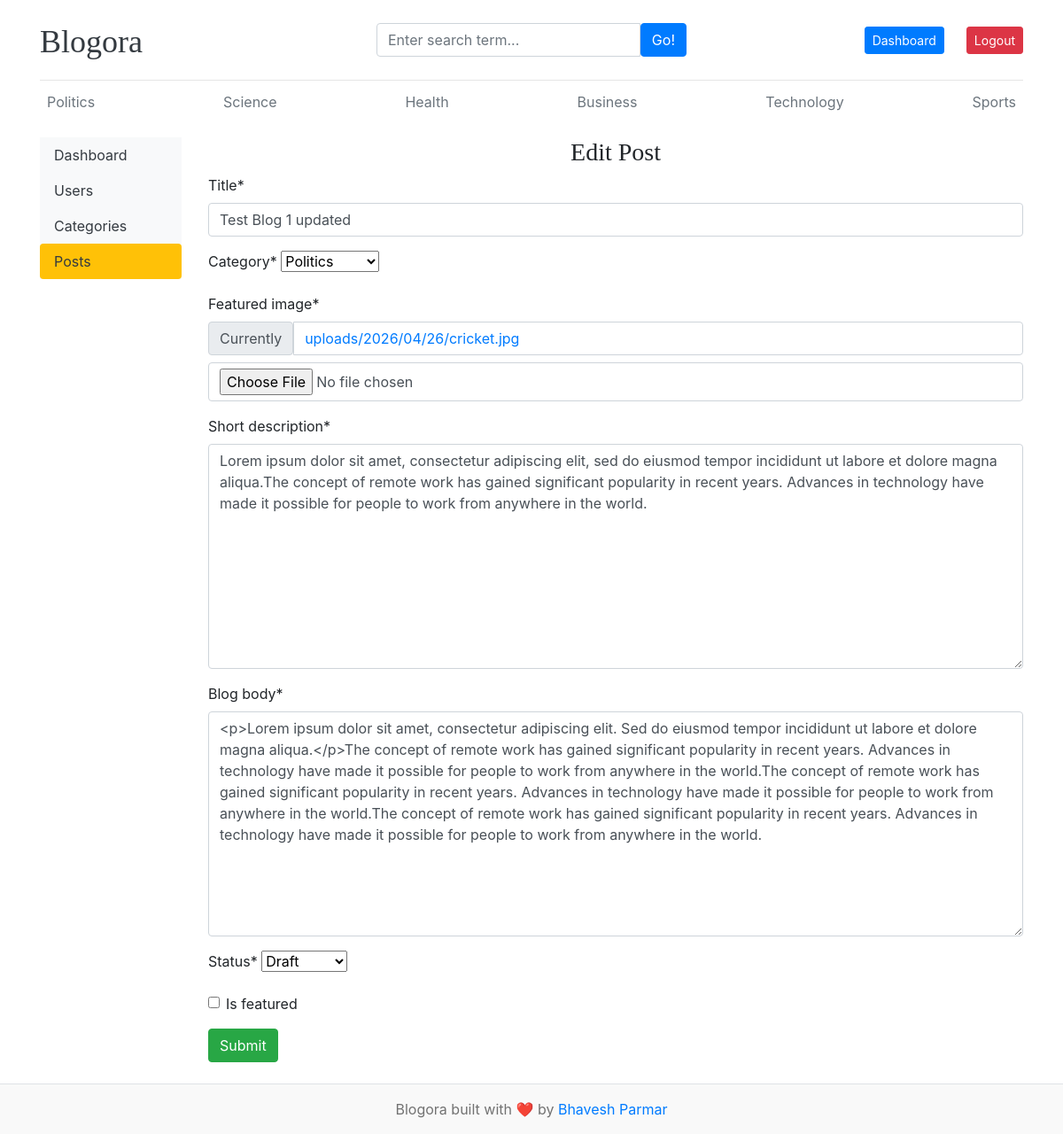
Page /dashboard/posts/edit/1/ (signed in) on the committed database.
### blogs/models.py (models this page shows, shortened)
class Category(models.Model):
    category_name = models.CharField(max_length=100, unique=True)
    created_at = models.DateTimeField(auto_now_add=True)
    updated_at = models.DateTimeField(auto_now=True)
    class Meta:
        verbose_name_plural = 'categories'
    def __str__(self):
        return self.category_name

class Blog(models.Model):
    STATUS_CHOICES = (
        ('Draft', 'Draft'),
        ('Published', 'Published')
    )
    title = models.CharField(max_length=100)
    slug = models.SlugField(max_length=150, unique=True, blank=True)
    category = models.ForeignKey(Category, on_delete=models.CASCADE)
    author = models.ForeignKey(User, on_delete=models.CASCADE)
    featured_image = models.ImageField(upload_to='uploads/%Y/%m/%d')
    short_description = models.TextField(max_length=500)
    blog_body = models.TextField(max_length=2000)
    status = models.CharField(max_length=20, choices=STATUS_CHOICES, default='Draft')
    is_featured = models.BooleanField(default=False)
    created_at = models.DateTimeField(auto_now_add=True)
    updated_at = models.DateTimeField(auto_now=True)

### dashboards/views.py (the view, shortened to what this page needs)
# urls.py: path('posts/edit/<int:pk>/', views.edit_post, name='edit_post'),
@login_required(login_url='login')
def edit_post(request, pk):
    post = get_object_or_404(Blog, pk=pk)
    form = PostForm(instance=post)
    con = {
        'post':post,
        'form':form,
    }
    return render(request, 'dashboard/edit_post.html', con)

### dashboards/forms.py
class PostForm(forms.ModelForm):
    class Meta:
        model = Blog
        fields = ('title','category', 'featured_image', 'short_description', 'blog_body', 'status', 'is_featured')

### blogs/context_processors.py (called while the page is built)
def get_categories(request):
    categories = Category.objects.all()
    return dict(categories=categories)

def get_about(request):
    about = About.objects.first()
    return dict(about=about)

def get_social_links(request):
    social_links = SocialLinks.objects.all()
    return dict(social_links=social_links)

### templates/dashboard/edit_post.html (shortened to what this page needs)
{% extends 'base.html' %}
{% load crispy_forms_tags %}
{% block content %}
    <div class="row">
        {% include 'dashboard/sidebar.html' %}
        <div class="col-md-10">
            {% if perms.blogs.change_blog %}
                <h3 class="text-center">Edit Post</h3>
                <form action="{% url 'edit_post' post.pk %}" method="POST" enctype="multipart/form-data">
                    {{ form | crispy }}
                    <button class="btn btn-success" type="submit">Submit</button>
                </form>
            {% else %}
                <h5 class="text-center text-danger">Permission Denied!</h5>
            {% endif %}
        </div>
    </div>
{% endblock %}

### templates/base.html (shortened to what this page needs)
{% load static %}
<!doctype html>
<html lang="en">
<head>
  <link rel="stylesheet" href="https://cdn.jsdelivr.net/npm/bootstrap@4.0.0/dist/css/bootstrap.min.css" />
  <link href="{% static 'css/blog.css' %}" rel="stylesheet" />
  <link rel="stylesheet" href="https://cdnjs.cloudflare.com/ajax/libs/font-awesome/6.5.0/css/all.min.css">
</head>
<body>
  <div class="container">
    <header class="blog-header py-3">
      <div class="row flex-nowrap justify-content-between align-items-center">
        <div class="col-4 pt-1">
          <a class="blog-header-logo text-dark" href="/">Blogora</a>
        </div>
        <div class="col-4">
          <form action="{% url 'search' %}" method="GET">
            <div class="input-group">
              <input class="form-control" name="keyword" value="{{ keyword }}" type="text" placeholder="Enter search term..." aria-label="Enter search term...">
              <button class="btn btn-primary" id="button-search" type="submit">Go!</button>
            </div>
          </form>
        </div>
        <div class="col-4 d-flex justify-content-end align-items-center">
          {% if not user.is_authenticated %}
            <a class="btn btn-sm btn-warning" href="{% url 'login' %}">Login</a>
            <a class="btn btn-sm btn-outline-secondary ml-2" href="{% url 'register' %}">Register</a>
          {% else %}
            <div style="color: blue;">
              <span><a class="btn btn-sm btn-primary" href="{% url 'dashboard' %}">Dashboard</a></span>
              <a class="btn btn-sm btn-danger" href="{% url 'logout' %}">Logout</a>
            </div>
          {% endif %}
        </div>
      </div>
    </header>
    <div class="nav-scroller py-1 mb-3">
      <nav class="nav d-flex justify-content-between flex-wrap">
        {% for cat in categories %}
          <a class="p-2 text-muted text-dark" href="{% url 'post_by_category' cat.pk %}">
            {{ cat.category_name }}
          </a>
        {% empty %}
          <span class="text-muted p-2">No categories</span>
        {% endfor %}
      </nav>
    </div>
    {% block content %}
    {% endblock %}
  </div>
  <footer class="blog-footer text-center py-3 mt-4 border-top">
    <p class="mb-0">
      Blogora built with ❤️ by <a href="#">Bhavesh Parmar</a>
    </p>
  </footer>
</body>
</html>

### blog_main/static/css/blog.css (style rules this page uses)
.blog-header { border-bottom: 1px solid #e5e5e5; }
.blog-header-logo { font-family: "Playfair Display", Georgia, "Times New Roman", serif; font-size: 2.25rem; }
h1, h2, h3, h4, h5, h6 { font-family: "Playfair Display", Georgia, "Times New Roman", serif; }
.blog-footer { padding: 2.5rem 0; color: #727272; text-align: center; background-color: #f9f9f9; border-top: .05rem solid #e5e5e5; }
.blog-footer p:last-child { margin-bottom: 0; }

### rows in the picture
Category: category_name "Politics"
Category: category_name "Science"
Category: category_name "Health"
Category: category_name "Business"
Category: category_name "Technology"
Category: category_name "Sports"
Blog: title "Test Blog 1 updated", category "Politics", short_description "Lorem ipsum dolor sit amet, consectetur adipiscing elit, sed do eiusmod tempor incididunt ut labore et dolore magna aliqua.The concept of remote work has gained significant popularity in recent years. Advances in technology have made it possible for people to work from anywhere in the world.", blog_body "<p>Lorem ipsum dolor sit amet, consectetur adipiscing elit. Sed do eiusmod tempor incididunt ut labore et dolore magna aliqua.</p>The concept of remote work has gained significant popularity in recent years. Advances in technology have made it possible for people to work from anywhere in the world.The concept of remote work has gained significant popularity in recent years. Advances in technology have made it possible for people to work from anywhere in the world.The concept of remote work has gained significant popularity in recent years. Advances in technology have made it possible for people to work from anywhere in the world.", status "Draft"
